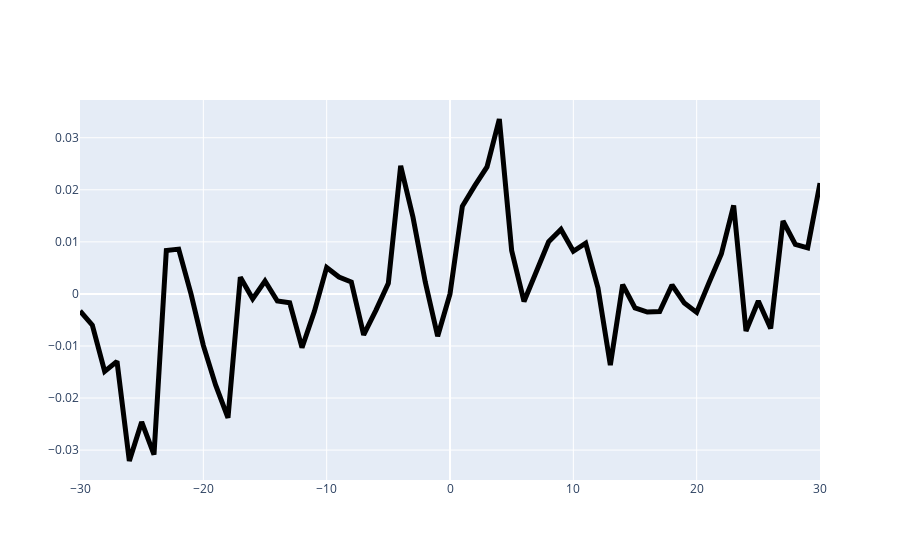

Notebook code for this chart:
### Code cell
go.Figure(data=[trace1]).show()
